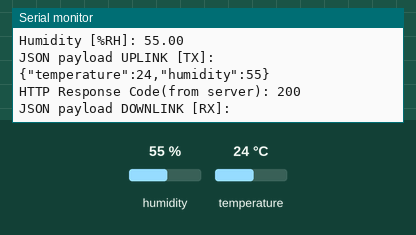
Recording of a sketch running on a simulated ESP8266 (NodeMCU). On the bench: the last lines printed to the serial monitor. The inputs (shaded band) are chosen by the test bench; at power-on: humidity 55 %, temperature 24 °C. WiFi joins after 1.5 s; servers stay silent unless stated; uploads are accepted with an empty reply.

Above: at 2.7 s.
2.8 s: humidity set to 22 %
10.7 s: temperature set to 12 °C
At 12.66 s:
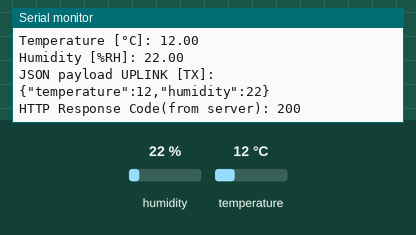
18.6 s: humidity set to 40 %
At 22.98 s:
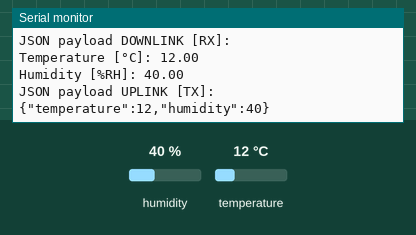

The sketch:

WiFiNodeMCU_ESP8266_UBIDOTS_DHT11.ino
```cpp
#include <ESP8266WiFi.h>
#include <WiFiClient.h>
#include <ESP8266HTTPClient.h>
#include <ArduinoJson.h>
#include <ArduinoJson.hpp>

#include <DHT.h>
#include <DHT_U.h>

//Definir el tipo de sensor
#define DHTTYPE           DHT11   // DHT 11
//#define DHTTYPE DHT22   // DHT 22  (AM2302), AM2321
//#define DHTTYPE DHT21   // DHT 21 (AM2301)

//Definir el pin digital del sensor
#define DHTPIN                  14

//Objeto de la libreria- clase del sensor
DHT dht(DHTPIN, DHTTYPE);

#define WIFI_TIMEOUT_CONNECTION           10000UL   //Timeout de conexion WiFi en 'ms'

#define SSID                              "ROSENFELD-2.4G"
#define PASSWORD                          "A8s1L2d3jZcKg96"

//Objeto WiFi Client
WiFiClient client;

//Objeto HTTPCliente
HTTPClient http;


void setup() {

  //Iniciar puerto serie
  Serial.begin(9600);

  //Inicializar sensor DHT
  dht.begin();

  //Configurar WiFi como STA: Unirse al AP
  setup_wifi();

}

void loop() {
  // put your main code here, to run REPETITIVA:

  //Tomar muestras de temperatura y humedad
  float t=dht.readTemperature();
  float h=dht.readHumidity();

  //Imprimir data en puerto CONSOLA
  Serial.print("\r\nTemperature [°C]: "),
  Serial.print(t, 2);
  Serial.println("");
  Serial.print("\r\nHumidity [%RH]: "),
  Serial.print(h, 2);
  Serial.println("");

  //Crear el documento en formato JSON
  StaticJsonDocument<256> doc;

  //Añadir valores al JSON
  doc["temperature"]=t;
  doc["humidity"]=h;

  //Generar la Trama JSON
  String payloadUPLINK;
  serializeJson(doc, payloadUPLINK); //Serializar documento JSON en dato 'String'
  Serial.println("\r\nJSON payload UPLINK [TX]: ");
  Serial.println(payloadUPLINK);
  Serial.println("");

  //Hasta aqui se imprime..
  /*

  */

 //ARMAR una PETICION HTTP desde el cliente
  http.begin(client, "http://industrial.api.ubidots.com/api/v1.6/devices/nodemcu-esp8266-ubidots/");
  http.addHeader("Content-Type", "application/json");
  http.addHeader("X-Auth-Token", "BBUS-FCNCDjvXGpmc8nQ8vlgTqNgFvdcRqj");

  //ENVIAR LA PETICION + PAYLOAD DE UPLINK
  int httpCode=http.POST(payloadUPLINK);

  //Evaluar el codigo de respuesta desde el servidor (debe ser 200 OK)
  Serial.print("\r\nHTTP Response Code(from server): ");
  Serial.println(httpCode, DEC);
  Serial.println("");

  delay(300);

  if(httpCode>0){
    String payloadDOWNLINK=http.getString();
    Serial.println("\r\nJSON payload DOWNLINK [RX]: ");
    Serial.println(payloadDOWNLINK);
  }

  delay(10000);

}


void setup_wifi(void){
    //Conectarse a la red WiFi
    WiFi.begin(SSID, PASSWORD);

    //Imprimir info al usuario
    Serial.print("\r\nConnecting to WiFi");

    unsigned long start=millis();

    while( (WiFi.status()!=WL_CONNECTED) && (millis() - start)<=WIFI_TIMEOUT_CONNECTION  )
    {
      delay(300);
      Serial.print(".");

    }

    if(WiFi.status()!=WL_CONNECTED)
    {
      Serial.println("\r\nCould not connect to AP, try again !!");
      return;
    }

    Serial.print("\r\nConnected to Access Point: ");
    Serial.println(SSID);
    Serial.print("Local IP: ");
    Serial.println(WiFi.localIP());
    Serial.print("MAC Address(esp8266): ");
    Serial.println(WiFi.macAddress());
    Serial.println("");
}
```

Measured:
- after the input at 10.7 s, the serial monitor: prints a new line after 1.5 s (image 1)
- after the input at 18.6 s, the serial monitor: prints a new line after 4.2 s (image 2)
